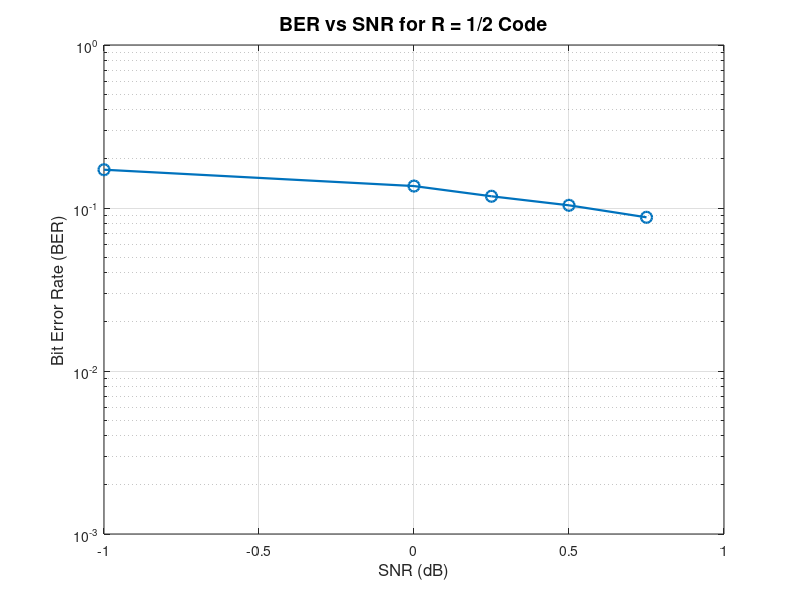
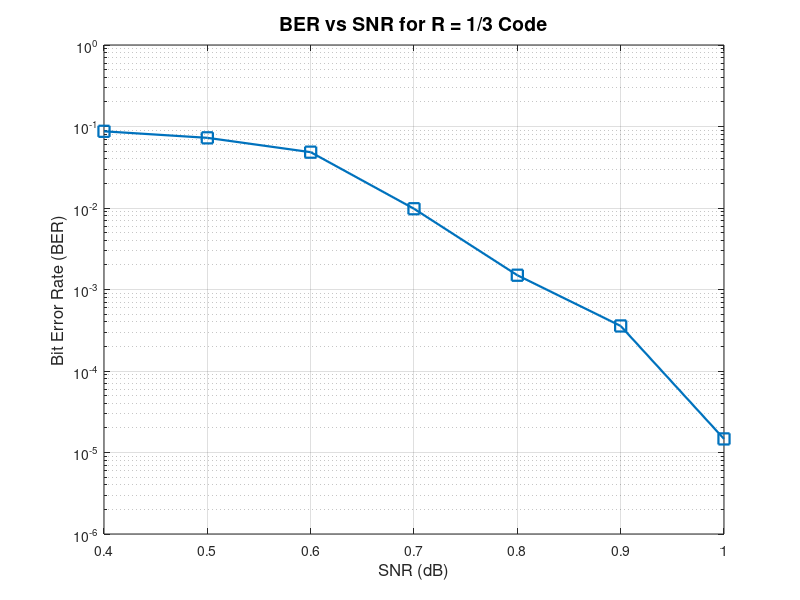
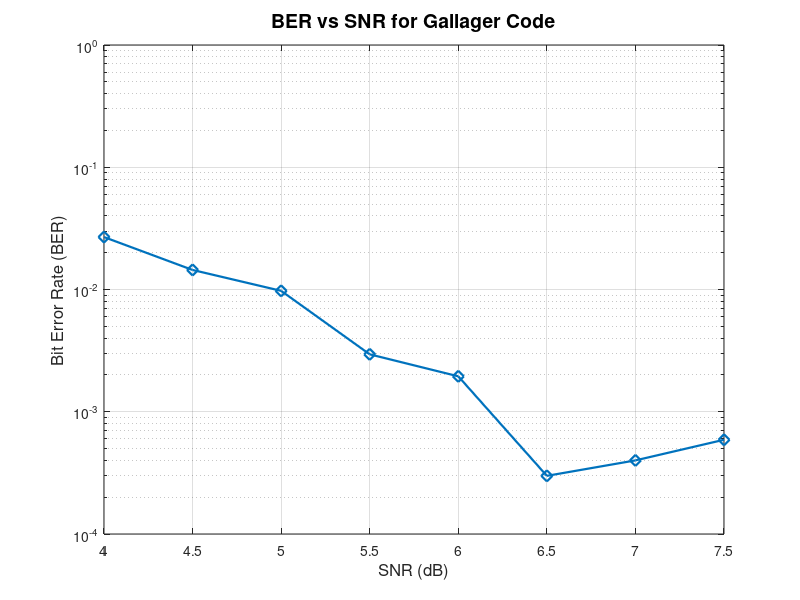

MATLAB code for these plots, in order:
clc; close all; clear all; format compact;

% -----------------------------
% Data
% -----------------------------
R_12_err = [0.17175, 0.13634, 0.118007, 0.10386, 0.0876725];
R_12_SNR = [-1, 0, .25, .5, .75];

R_13_err = [0.0872993, 0.0726233, 0.048422, 0.00979333, 0.0014967,...
            0.0003571, 1.468e-5];
R_13_SNR = [0.4, 0.5, 0.6, 0.7, 0.8, 0.9, 1];

R_gall_err = [0.026849, 0.014449, 0.009749, 0.002949, 0.001949, 0.000299,...
              0.0004, 0.00059];
R_gall_SNR = [4, 4.5, 5, 5.5, 6, 6.5, 7, 7.5];

% -----------------------------
% Figure 1 — R = 1/2
% -----------------------------
figure;
semilogy(R_12_SNR, R_12_err, 'o-', 'LineWidth', 1.6, 'MarkerSize', 8);
grid on;
xlabel('SNR (dB)', 'FontSize', 12);
ylabel('Bit Error Rate (BER)', 'FontSize', 12);
title('BER vs SNR for R = 1/2 Code', 'FontSize', 14);
ylim([1e-3 1]);   % adjust if desired

% -----------------------------
% Figure 2 — R = 1/3
% -----------------------------
figure;
semilogy(R_13_SNR, R_13_err, 's-', 'LineWidth', 1.6, 'MarkerSize', 8);
grid on;
xlabel('SNR (dB)', 'FontSize', 12);
ylabel('Bit Error Rate (BER)', 'FontSize', 12);
title('BER vs SNR for R = 1/3 Code', 'FontSize', 14);
ylim([1e-6 1]);   % adjust if desired

% -----------------------------
% Figure 3 — Gallager Code
% -----------------------------
figure;
semilogy(R_gall_SNR, R_gall_err, 'd-', 'LineWidth', 1.6, 'MarkerSize', 8);
grid on;
xlabel('SNR (dB)', 'FontSize', 12);
ylabel('Bit Error Rate (BER)', 'FontSize', 12);
title('BER vs SNR for Gallager Code', 'FontSize', 14);
ylim([1e-4 1]);   % adjust if desired
